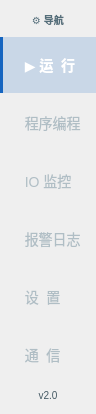
        <widget class="QFrame" name="sideBar">
         <property name="minimumSize">
          <size>
           <width>96</width>
           <height>0</height>
          </size>
         </property>
         <property name="maximumSize">
          <size>
           <width>96</width>
           <height>16777215</height>
          </size>
         </property>
         <property name="styleSheet">
          <string>QFrame#sideBar{background:#233044;border-right:1px solid #1a2535;}</string>
         </property>
         <layout class="QVBoxLayout" name="sideLayout">
          <property name="spacing">
           <number>2</number>
          </property>
          <property name="leftMargin">
           <number>0</number>
          </property>
          <property name="topMargin">
           <number>8</number>
          </property>
          <property name="rightMargin">
           <number>0</number>
          </property>
          <property name="bottomMargin">
           <number>8</number>
          </property>
          <item>
           <widget class="QLabel" name="sideTitle">
            <property name="styleSheet">
             <string>color:#546e7a;font-size:10px;font-weight:bold;border:none;background:transparent;padding:4px 0 8px 0;</string>
            </property>
            <property name="text">
             <string>⚙ 导航</string>
            </property>
            <property name="alignment">
             <set>Qt::AlignmentFlag::AlignCenter</set>
            </property>
           </widget>
          </item>
          <item>
           <widget class="QPushButton" name="btnNavRun">
            <property name="minimumSize">
             <size>
              <width>0</width>
              <height>56</height>
             </size>
            </property>
            <property name="styleSheet">
             <string>QPushButton{background:transparent;color:#b0bec5;border:none;border-left:3px solid transparent;text-align:left;padding:10px 14px;font-size:14px;}
QPushButton:hover{background:rgba(255,255,255,0.06);color:#cfd8dc;}
QPushButton:checked{background:rgba(21,101,192,0.18);color:#fff;border-left:3px solid #1565c0;font-weight:bold;}</string>
            </property>
            <property name="text">
             <string>  ▶ 运  行</string>
            </property>
            <property name="checkable">
             <bool>true</bool>
            </property>
            <property name="checked">
             <bool>true</bool>
            </property>
           </widget>
          </item>
          <item>
           <widget class="QPushButton" name="btnNavManual">
            <property name="minimumSize">
             <size>
              <width>0</width>
              <height>56</height>
             </size>
            </property>
            <property name="styleSheet">
             <string>QPushButton{background:transparent;color:#b0bec5;border:none;border-left:3px solid transparent;text-align:left;padding:10px 14px;font-size:14px;}
QPushButton:hover{background:rgba(255,255,255,0.06);color:#cfd8dc;}
QPushButton:checked{background:rgba(21,101,192,0.18);color:#fff;border-left:3px solid #1565c0;font-weight:bold;}</string>
            </property>
            <property name="text">
             <string>  程序编程</string>
            </property>
            <property name="checkable">
             <bool>true</bool>
            </property>
           </widget>
          </item>
          <item>
           <widget class="QPushButton" name="btnNavIO">
            <property name="minimumSize">
             <size>
              <width>0</width>
              <height>56</height>
             </size>
            </property>
            <property name="styleSheet">
             <string>QPushButton{background:transparent;color:#b0bec5;border:none;border-left:3px solid transparent;text-align:left;padding:10px 14px;font-size:14px;}
QPushButton:hover{background:rgba(255,255,255,0.06);color:#cfd8dc;}
QPushButton:checked{background:rgba(21,101,192,0.18);color:#fff;border-left:3px solid #1565c0;font-weight:bold;}</string>
            </property>
            <property name="text">
             <string>  IO 监控</string>
            </property>
            <property name="checkable">
             <bool>true</bool>
            </property>
           </widget>
          </item>
          <item>
           <widget class="QPushButton" name="btnNavAlarm">
            <property name="minimumSize">
             <size>
              <width>0</width>
              <height>56</height>
             </size>
            </property>
            <property name="styleSheet">
             <string>QPushButton{background:transparent;color:#b0bec5;border:none;border-left:3px solid transparent;text-align:left;padding:10px 14px;font-size:14px;}
QPushButton:hover{background:rgba(255,255,255,0.06);color:#cfd8dc;}
QPushButton:checked{background:rgba(21,101,192,0.18);color:#fff;border-left:3px solid #1565c0;font-weight:bold;}</string>
            </property>
            <property name="text">
             <string>  报警日志</string>
            </property>
            <property name="checkable">
             <bool>true</bool>
            </property>
           </widget>
          </item>
          <item>
           <widget class="QPushButton" name="btnNavSettings">
            <property name="minimumSize">
             <size>
              <width>0</width>
              <height>56</height>
             </size>
            </property>
            <property name="styleSheet">
             <string>QPushButton{background:transparent;color:#b0bec5;border:none;border-left:3px solid transparent;text-align:left;padding:10px 14px;font-size:14px;}
QPushButton:hover{background:rgba(255,255,255,0.06);color:#cfd8dc;}
QPushButton:checked{background:rgba(21,101,192,0.18);color:#fff;border-left:3px solid #1565c0;font-weight:bold;}</string>
            </property>
            <property name="text">
             <string>  设  置</string>
            </property>
            <property name="checkable">
             <bool>true</bool>
            </property>
           </widget>
          </item>
          <item>
           <widget class="QPushButton" name="btnNavRs485">
            <property name="minimumSize">
             <size>
              <width>0</width>
              <height>56</height>
             </size>
            </property>
            <property name="styleSheet">
             <string>QPushButton{background:transparent;color:#b0bec5;border:none;border-left:3px solid transparent;text-align:left;padding:10px 14px;font-size:14px;}
QPushButton:hover{background:rgba(255,255,255,0.06);color:#cfd8dc;}
QPushButton:checked{background:rgba(21,101,192,0.18);color:#fff;border-left:3px solid #1565c0;font-weight:bold;}</string>
            </property>
            <property name="text">
             <string>  通  信</string>
            </property>
            <property name="checkable">
             <bool>true</bool>
            </property>
           </widget>
          </item>
          <item>
           <spacer name="sideSpacer">
            <property name="orientation">
             <enum>Qt::Orientation::Vertical</enum>
            </property>
            <property name="sizeHint" stdset="0">
             <size>
              <width>0</width>
              <height>0</height>
             </size>
            </property>
           </spacer>
          </item>
          <item>
           <widget class="QLabel" name="sideVersion">
            <property name="styleSheet">
             <string>color:#455a64;font-size:10px;border:none;background:transparent;padding:4px;</string>
            </property>
            <property name="text">
             <string>v2.0</string>
            </property>
            <property name="alignment">
             <set>Qt::AlignmentFlag::AlignCenter</set>
            </property>
           </widget>
          </item>
         </layout>
        </widget>
